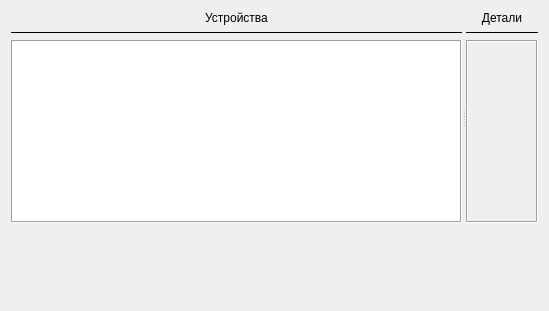
<?xml version="1.0" encoding="UTF-8"?>
<ui version="4.0">
 <class>DiskInfo</class>
 <widget class="QDialog" name="DiskInfo">
  <property name="geometry">
   <rect>
    <x>0</x>
    <y>0</y>
    <width>549</width>
    <height>311</height>
   </rect>
  </property>
  <property name="windowTitle">
   <string>Лабораторная №3</string>
  </property>
  <layout class="QVBoxLayout" name="verticalLayout_3" stretch="6,2">
   <item>
    <widget class="QSplitter" name="splitter">
     <property name="frameShadow">
      <enum>QFrame::Shadow::Plain</enum>
     </property>
     <property name="orientation">
      <enum>Qt::Orientation::Horizontal</enum>
     </property>
     <property name="opaqueResize">
      <bool>true</bool>
     </property>
     <property name="childrenCollapsible">
      <bool>false</bool>
     </property>
     <widget class="QWidget" name="layoutWidget">
      <layout class="QVBoxLayout" name="verticalLayout">
       <item>
        <widget class="QLabel" name="labelDevices">
         <property name="layoutDirection">
          <enum>Qt::LayoutDirection::LeftToRight</enum>
         </property>
         <property name="text">
          <string>Устройства</string>
         </property>
         <property name="alignment">
          <set>Qt::AlignmentFlag::AlignCenter</set>
         </property>
        </widget>
       </item>
       <item>
        <widget class="Line" name="line">
         <property name="frameShadow">
          <enum>QFrame::Shadow::Plain</enum>
         </property>
         <property name="lineWidth">
          <number>1</number>
         </property>
         <property name="orientation">
          <enum>Qt::Orientation::Horizontal</enum>
         </property>
        </widget>
       </item>
       <item>
        <widget class="QListWidget" name="listWidgetDevices">
         <property name="frameShape">
          <enum>QFrame::Shape::Box</enum>
         </property>
         <property name="frameShadow">
          <enum>QFrame::Shadow::Sunken</enum>
         </property>
         <property name="lineWidth">
          <number>1</number>
         </property>
        </widget>
       </item>
      </layout>
     </widget>
     <widget class="QWidget" name="layoutWidget">
      <layout class="QVBoxLayout" name="verticalLayout_2">
       <item>
        <widget class="QLabel" name="labelDetails">
         <property name="text">
          <string>Детали</string>
         </property>
         <property name="alignment">
          <set>Qt::AlignmentFlag::AlignCenter</set>
         </property>
        </widget>
       </item>
       <item>
        <widget class="Line" name="line_2">
         <property name="frameShadow">
          <enum>QFrame::Shadow::Plain</enum>
         </property>
         <property name="orientation">
          <enum>Qt::Orientation::Horizontal</enum>
         </property>
        </widget>
       </item>
       <item>
        <widget class="QStackedWidget" name="stackedWidgetDevices">
         <property name="frameShape">
          <enum>QFrame::Shape::Box</enum>
         </property>
         <property name="frameShadow">
          <enum>QFrame::Shadow::Sunken</enum>
         </property>
        </widget>
       </item>
      </layout>
     </widget>
    </widget>
   </item>
   <item>
    <widget class="SpriteWidget" name="widgetTom" native="true"/>
   </item>
  </layout>
 </widget>
 <customwidgets>
  <customwidget>
   <class>SpriteWidget</class>
   <extends>QWidget</extends>
   <header>SpriteWidget.h</header>
   <container>1</container>
  </customwidget>
 </customwidgets>
 <resources/>
 <connections/>
</ui>
